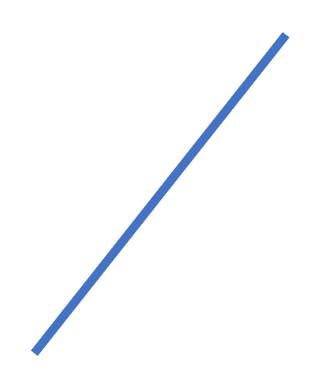
#> input picture jimmyTestCode/thick.PNG, 321 x 381 px
$ python -i crackAnalysis.py   (imports and definitions only)
#> lines starting #> are read from the running program, lines starting #| are printed output that depends on the picture
#Python Code that will take in a picture that contains cracking
#Outputs the length of the cracking

#All the imports for packages used
import math
import scipy.ndimage.morphology as m
import cv2
import numpy as np
from skimage import img_as_float
from skimage import io, color, morphology
from skimage import io, morphology, img_as_bool, segmentation
from scipy import ndimage as ndi
import matplotlib.pyplot as plt
import ctypes

#Makes each pixel of the image black or white
# [35 lines left out: functions binary, median, thinning2, canny, not called in this run]

#Fills in gaps in the skeleton image
def complete(img):
#> called with img = 'thick.PNG'
    image = img_as_bool(io.imread(img))
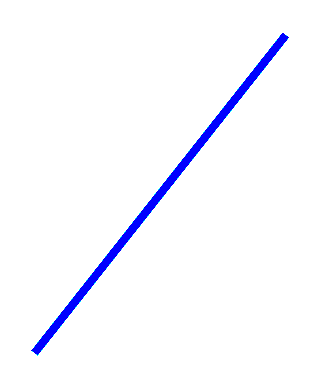
#> image: shape (381, 321, 4) bool; mean R, G, B, A 0.972, 0.974, 1, 1
    out = ndi.distance_transform_edt(~image)
    out = out < 0.02 * out.max()
    out = morphology.skeletonize(out)
    out = segmentation.clear_border(out)
    out = out | image

    cv2.imshow("out",out)
    cv2.waitKey(0)

    cv2.imwrite('gaps_filled.jpg', out)

#Makes all green pixels white
# [293 lines left out: functions bandw, switch, getLength, getSlope, getWidth, getColor, not called in this run]

#############################################MAIN###################################
#User enters the file name
# [1 line not run here, left out]

#Height and Width obtained in number of pixels
# [1 line that did not run here, left out]

#Height and Width are adjusted to fit on the screen
#a = int(width/2)
# [1 line that did not run here, left out]
#b = int(height/2)
# [1 line that did not run here, left out]

#User enters the height and width and units
widthUnits = 9.0
heightUnits = 6.0
units = "inches"

#Image is resized
# [1 line not run here, left out]
filename = 'resize.jpg'
selection = False
roi = []

#Uses ROI to allow the user to crop the image by dragging their mouse
# [14 lines left out: function roi_selection, not called in this run]

image_read_path=filename
window_name='Input Image'
window_crop_name='Cropped Image'
esc_keycode=27
wait_time=1
# [58 lines not run here, left out]

>>> result = complete('thick.PNG')

$ run again, on jimmyTestCode/different.PNG
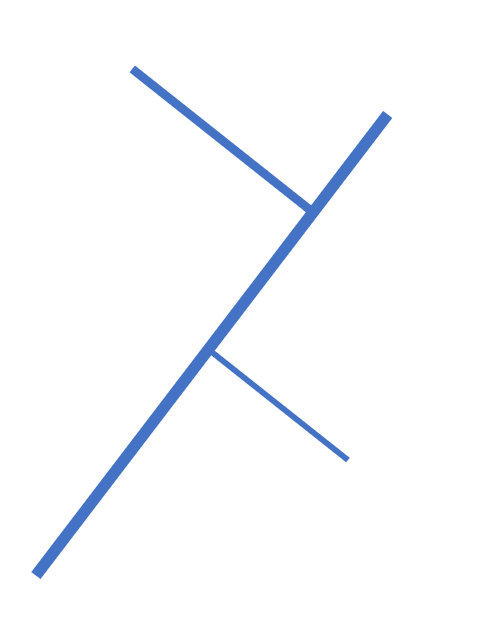
#> input picture jimmyTestCode/different.PNG, 485 x 630 px
#> in complete, `image = img_as_bool(io.imread(img))`:
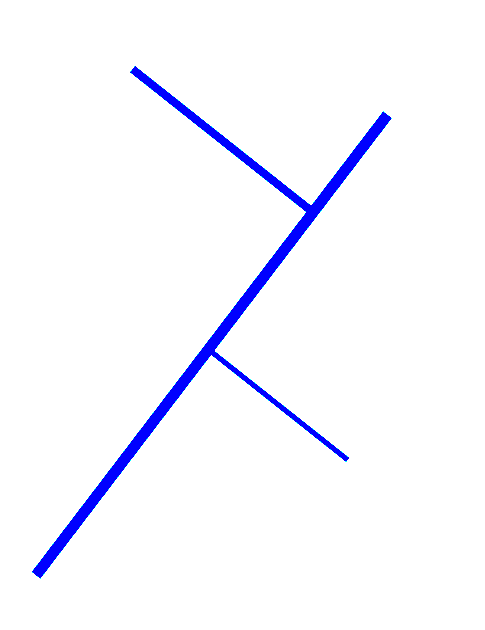
#> image: shape (630, 485, 4) bool; mean R, G, B, A 0.969, 0.971, 1, 1
